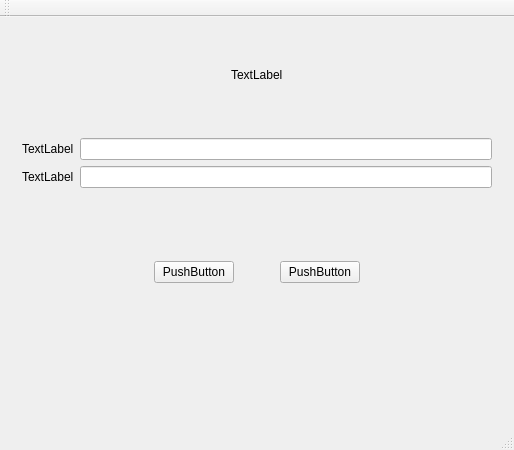
<?xml version="1.0" encoding="UTF-8"?>
<ui version="4.0">
 <class>MainWindow</class>
 <widget class="QMainWindow" name="MainWindow">
  <property name="geometry">
   <rect>
    <x>0</x>
    <y>0</y>
    <width>514</width>
    <height>450</height>
   </rect>
  </property>
  <property name="windowTitle">
   <string>MainWindow</string>
  </property>
  <widget class="QWidget" name="centralWidget">
   <layout class="QVBoxLayout" name="verticalLayout">
    <item>
     <widget class="QWidget" name="widget" native="true">
      <layout class="QHBoxLayout" name="horizontalLayout">
       <item>
        <spacer name="horizontalSpacer">
         <property name="orientation">
          <enum>Qt::Horizontal</enum>
         </property>
         <property name="sizeHint" stdset="0">
          <size>
           <width>40</width>
           <height>20</height>
          </size>
         </property>
        </spacer>
       </item>
       <item>
        <widget class="QLabel" name="label">
         <property name="text">
          <string>TextLabel</string>
         </property>
        </widget>
       </item>
       <item>
        <spacer name="horizontalSpacer_2">
         <property name="orientation">
          <enum>Qt::Horizontal</enum>
         </property>
         <property name="sizeHint" stdset="0">
          <size>
           <width>40</width>
           <height>20</height>
          </size>
         </property>
        </spacer>
       </item>
      </layout>
     </widget>
    </item>
    <item>
     <widget class="QWidget" name="widget_2" native="true">
      <layout class="QFormLayout" name="formLayout">
       <item row="0" column="0">
        <widget class="QLabel" name="label_3">
         <property name="text">
          <string>TextLabel</string>
         </property>
        </widget>
       </item>
       <item row="0" column="1">
        <widget class="QLineEdit" name="lineEdit"/>
       </item>
       <item row="1" column="0">
        <widget class="QLabel" name="label_2">
         <property name="text">
          <string>TextLabel</string>
         </property>
        </widget>
       </item>
       <item row="1" column="1">
        <widget class="QLineEdit" name="lineEdit_2"/>
       </item>
      </layout>
     </widget>
    </item>
    <item>
     <widget class="QWidget" name="widget_3" native="true">
      <layout class="QHBoxLayout" name="horizontalLayout_2">
       <item>
        <spacer name="horizontalSpacer_4">
         <property name="orientation">
          <enum>Qt::Horizontal</enum>
         </property>
         <property name="sizeHint" stdset="0">
          <size>
           <width>40</width>
           <height>20</height>
          </size>
         </property>
        </spacer>
       </item>
       <item>
        <widget class="QPushButton" name="pushButton">
         <property name="text">
          <string>PushButton</string>
         </property>
        </widget>
       </item>
       <item>
        <spacer name="horizontalSpacer_3">
         <property name="orientation">
          <enum>Qt::Horizontal</enum>
         </property>
         <property name="sizeType">
          <enum>QSizePolicy::Fixed</enum>
         </property>
         <property name="sizeHint" stdset="0">
          <size>
           <width>40</width>
           <height>20</height>
          </size>
         </property>
        </spacer>
       </item>
       <item>
        <widget class="QPushButton" name="pushButton_2">
         <property name="text">
          <string>PushButton</string>
         </property>
        </widget>
       </item>
       <item>
        <spacer name="horizontalSpacer_5">
         <property name="orientation">
          <enum>Qt::Horizontal</enum>
         </property>
         <property name="sizeHint" stdset="0">
          <size>
           <width>40</width>
           <height>20</height>
          </size>
         </property>
        </spacer>
       </item>
      </layout>
     </widget>
    </item>
    <item>
     <widget class="SmallWidget" name="widget_4" native="true"/>
    </item>
   </layout>
  </widget>
  <widget class="QMenuBar" name="menuBar">
   <property name="geometry">
    <rect>
     <x>0</x>
     <y>0</y>
     <width>514</width>
     <height>26</height>
    </rect>
   </property>
  </widget>
  <widget class="QToolBar" name="mainToolBar">
   <attribute name="toolBarArea">
    <enum>TopToolBarArea</enum>
   </attribute>
   <attribute name="toolBarBreak">
    <bool>false</bool>
   </attribute>
  </widget>
  <widget class="QStatusBar" name="statusBar"/>
 </widget>
 <layoutdefault spacing="6" margin="11"/>
 <customwidgets>
  <customwidget>
   <class>SmallWidget</class>
   <extends>QWidget</extends>
   <header location="global">smallwidget.h</header>
   <container>1</container>
  </customwidget>
 </customwidgets>
 <resources/>
 <connections/>
</ui>
